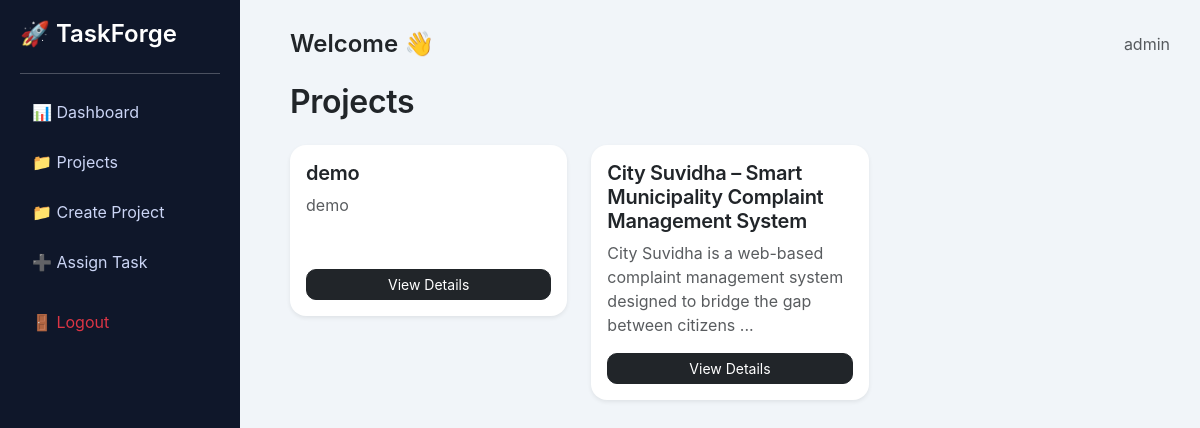
Page /projects/list.php (signed in) on the committed database.
### tables this page shows
CREATE TABLE `projects` (
  `id` int(11) NOT NULL,
  `name` varchar(100) DEFAULT NULL,
  `description` text DEFAULT NULL,
  `created_by` int(11) DEFAULT NULL,
  `created_at` timestamp NOT NULL DEFAULT current_timestamp()
);

### projects/list.php (the view, shortened to what this page needs)
<?php
include("../config/db.php");
if($_SESSION['role'] == 'admin'){
    $result = $conn->query("SELECT * FROM projects ORDER BY id DESC");
}
?>
<?php include("../includes/layout_start.php"); ?>
<h2 class="mb-4 fw-semibold">Projects</h2>
<div class="row">
<?php while($row = $result->fetch_assoc()){ ?>
<div class="col-md-4">
<div class="card shadow-sm border-0 p-3 mb-3">
<h5 class="fw-semibold">
<?php echo htmlspecialchars($row['name']); ?>
</h5>
<p class="text-muted" style="min-height:60px;">
<?php
$desc = htmlspecialchars($row['description']);
echo strlen($desc) > 100 ? substr($desc,0,100)."..." : $desc;
?>
</p>
<a href="../projects/view.php?id=<?php echo $row['id']; ?>"
   class="btn btn-dark btn-sm">
View Details
</a>
</div>
</div>
<?php } ?>
</div>
<?php include("../includes/layout_end.php"); ?>

### includes/layout_start.php (style rules this page uses)
body { background: #f1f5f9; font-family: 'Inter', 'Segoe UI', sans-serif; }
.card { border-radius: 16px; box-shadow: 0 6px 20px rgba(0,0,0,0.05); }
.btn { border-radius: 10px; }
h2, h3, h5 { letter-spacing: -0.3px; }

### rows in the picture
projects: name "demo", description "demo"
projects: name "City Suvidha – Smart Municipality Complaint Management System", description "City Suvidha is a web-based complaint management system designed to bridge the gap between citizens"

### other values in the picture
$_SESSION['role'] "admin"
